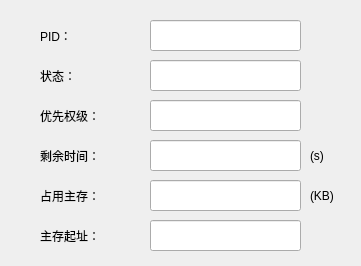
<?xml version="1.0" encoding="UTF-8"?>
<ui version="4.0">
 <class>ReadyInfoDialog</class>
 <widget class="QDialog" name="ReadyInfoDialog">
  <property name="geometry">
   <rect>
    <x>0</x>
    <y>0</y>
    <width>361</width>
    <height>266</height>
   </rect>
  </property>
  <property name="windowTitle">
   <string>Dialog</string>
  </property>
  <widget class="QLabel" name="pid">
   <property name="geometry">
    <rect>
     <x>40</x>
     <y>20</y>
     <width>101</width>
     <height>31</height>
    </rect>
   </property>
   <property name="styleSheet">
    <string notr="true">font: 12pt &quot;微软雅黑&quot;;</string>
   </property>
   <property name="text">
    <string>PID：</string>
   </property>
  </widget>
  <widget class="QLabel" name="status">
   <property name="geometry">
    <rect>
     <x>40</x>
     <y>60</y>
     <width>101</width>
     <height>31</height>
    </rect>
   </property>
   <property name="styleSheet">
    <string notr="true">font: 12pt &quot;微软雅黑&quot;;</string>
   </property>
   <property name="text">
    <string>状态：</string>
   </property>
  </widget>
  <widget class="QLabel" name="priority">
   <property name="geometry">
    <rect>
     <x>40</x>
     <y>100</y>
     <width>101</width>
     <height>31</height>
    </rect>
   </property>
   <property name="styleSheet">
    <string notr="true">font: 12pt &quot;微软雅黑&quot;;</string>
   </property>
   <property name="text">
    <string>优先权级：</string>
   </property>
  </widget>
  <widget class="QLabel" name="time">
   <property name="geometry">
    <rect>
     <x>40</x>
     <y>140</y>
     <width>101</width>
     <height>31</height>
    </rect>
   </property>
   <property name="styleSheet">
    <string notr="true">font: 12pt &quot;微软雅黑&quot;;</string>
   </property>
   <property name="text">
    <string>剩余时间：</string>
   </property>
  </widget>
  <widget class="QLineEdit" name="view_pid">
   <property name="geometry">
    <rect>
     <x>150</x>
     <y>20</y>
     <width>151</width>
     <height>31</height>
    </rect>
   </property>
   <property name="styleSheet">
    <string notr="true">font: 11pt &quot;微软雅黑&quot;;</string>
   </property>
   <property name="readOnly">
    <bool>true</bool>
   </property>
  </widget>
  <widget class="QLineEdit" name="view_status">
   <property name="geometry">
    <rect>
     <x>150</x>
     <y>60</y>
     <width>151</width>
     <height>31</height>
    </rect>
   </property>
   <property name="styleSheet">
    <string notr="true">font: 11pt &quot;微软雅黑&quot;;</string>
   </property>
   <property name="readOnly">
    <bool>true</bool>
   </property>
  </widget>
  <widget class="QLineEdit" name="view_priority">
   <property name="geometry">
    <rect>
     <x>150</x>
     <y>100</y>
     <width>151</width>
     <height>31</height>
    </rect>
   </property>
   <property name="styleSheet">
    <string notr="true">font: 11pt &quot;微软雅黑&quot;;</string>
   </property>
   <property name="readOnly">
    <bool>true</bool>
   </property>
  </widget>
  <widget class="QLineEdit" name="view_time">
   <property name="geometry">
    <rect>
     <x>150</x>
     <y>140</y>
     <width>151</width>
     <height>31</height>
    </rect>
   </property>
   <property name="styleSheet">
    <string notr="true">font: 11pt &quot;微软雅黑&quot;;</string>
   </property>
   <property name="readOnly">
    <bool>true</bool>
   </property>
  </widget>
  <widget class="QLineEdit" name="view_memory">
   <property name="geometry">
    <rect>
     <x>150</x>
     <y>180</y>
     <width>151</width>
     <height>31</height>
    </rect>
   </property>
   <property name="styleSheet">
    <string notr="true">font: 11pt &quot;微软雅黑&quot;;</string>
   </property>
   <property name="readOnly">
    <bool>true</bool>
   </property>
  </widget>
  <widget class="QLabel" name="memory">
   <property name="geometry">
    <rect>
     <x>40</x>
     <y>180</y>
     <width>101</width>
     <height>31</height>
    </rect>
   </property>
   <property name="styleSheet">
    <string notr="true">font: 12pt &quot;微软雅黑&quot;;</string>
   </property>
   <property name="text">
    <string>占用主存：</string>
   </property>
  </widget>
  <widget class="QLabel" name="pid_2">
   <property name="geometry">
    <rect>
     <x>310</x>
     <y>140</y>
     <width>41</width>
     <height>31</height>
    </rect>
   </property>
   <property name="styleSheet">
    <string notr="true">font: 12pt &quot;微软雅黑&quot;;</string>
   </property>
   <property name="text">
    <string>(s)</string>
   </property>
  </widget>
  <widget class="QLabel" name="pid_3">
   <property name="geometry">
    <rect>
     <x>310</x>
     <y>180</y>
     <width>41</width>
     <height>31</height>
    </rect>
   </property>
   <property name="styleSheet">
    <string notr="true">font: 12pt &quot;微软雅黑&quot;;</string>
   </property>
   <property name="text">
    <string>(KB)</string>
   </property>
  </widget>
  <widget class="QLabel" name="beginAddr">
   <property name="geometry">
    <rect>
     <x>40</x>
     <y>220</y>
     <width>101</width>
     <height>31</height>
    </rect>
   </property>
   <property name="styleSheet">
    <string notr="true">font: 12pt &quot;微软雅黑&quot;;</string>
   </property>
   <property name="text">
    <string>主存起址：</string>
   </property>
  </widget>
  <widget class="QLineEdit" name="view_beginAddr">
   <property name="geometry">
    <rect>
     <x>150</x>
     <y>220</y>
     <width>151</width>
     <height>31</height>
    </rect>
   </property>
   <property name="styleSheet">
    <string notr="true">font: 11pt &quot;微软雅黑&quot;;</string>
   </property>
   <property name="readOnly">
    <bool>true</bool>
   </property>
  </widget>
 </widget>
 <resources/>
 <connections/>
</ui>
